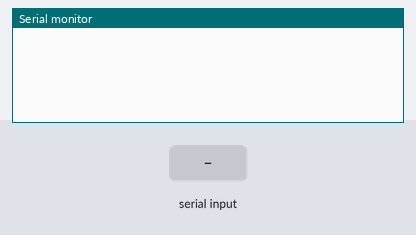
The sketch below on a simulated Arduino Uno, built with avr-gcc and run on an emulated ATmega328P. On the bench: the last lines printed to the serial monitor. Inputs (shaded band) come from the test bench.

Above: at 1.2 s.
1.3 s: "#\n" received over Serial
At 2.2 s:
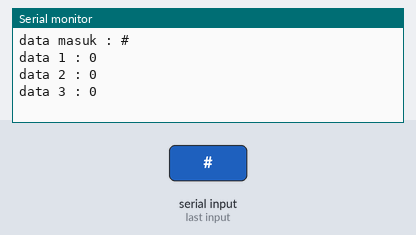
2.8 s: ",\n" received over Serial
4.3 s: "90,45,200\n" received over Serial
At 5.1 s:
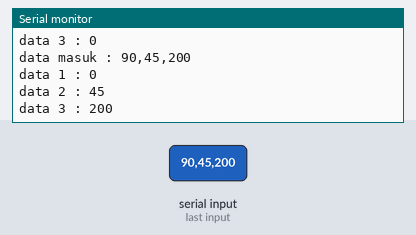
5.8 s: "5\n" received over Serial
Timing chart, 0 to 8.3 s (numbered marks = the images above; inputs shaded):
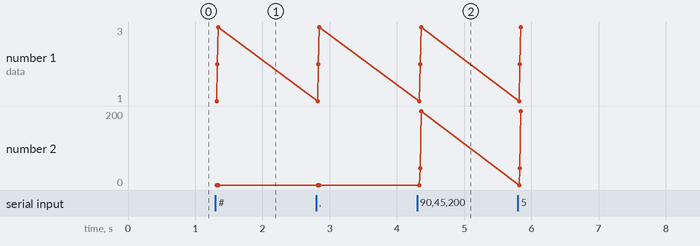

The sketch:

parsing.ino
```cpp
String dataIn;
String dt[10];
int i;
boolean parsing=false;

void setup() {
  Serial.begin(9600);
  dataIn="";
}


void parsingData(){
int j=0;

Serial.print("data masuk : ");                          //kirim data yang telah diterima sebelumnya
Serial.print(dataIn);
Serial.print("\n");


dt[j]="";                                             //inisialisasi variabel, (reset isi variabel)

for(i=1;i<dataIn.length();i++){                      //proses parsing data
if ((dataIn[i] == '#') || (dataIn[i] == ','))       //pengecekan tiap karakter dengan karakter (#) dan (,)
{
j++;                                              //increment variabel j, digunakan untuk merubah index array penampung
dt[j]="";                                        //inisialisasi variabel array dt[j]
}
else{
dt[j] = dt[j] + dataIn[i];                     //proses tampung data saat pengecekan karakter selesai.
  }
}

Serial.print("data 1 : ");
Serial.print(dt[0].toInt());
Serial.print("\n");
Serial.print("data 2 : ");
Serial.print(dt[1].toInt());
Serial.print("\n");
Serial.print("data 3 : ");
Serial.print(dt[2].toInt());
Serial.print("\n\n");
}

void loop() {
   if(Serial.available()>0) {
    char inChar = (char)Serial.read();
    dataIn += inChar;
    if (inChar == '\n') {
    parsing = true;
  }
}

if(parsing){
    parsingData();
    parsing=false;
    dataIn="";
  }
}
```

Measured:
- after the input at 1.3 s, the serial monitor: prints a new line at once (image 1)
- after the input at 4.3 s, the serial monitor: prints a new line at once (image 2)
- plotted number 2: 0 → 200 after the input at 4.3 s
